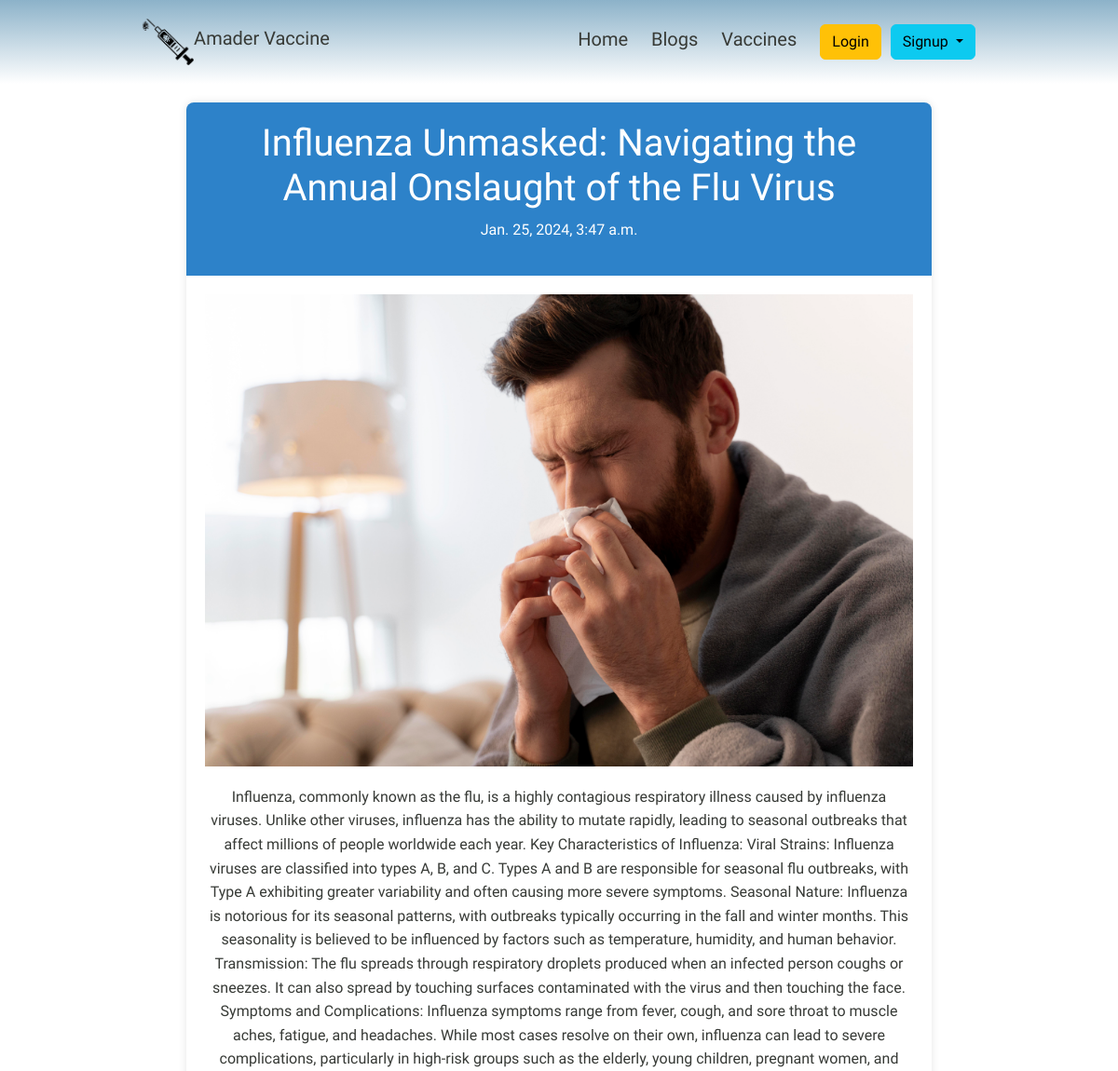
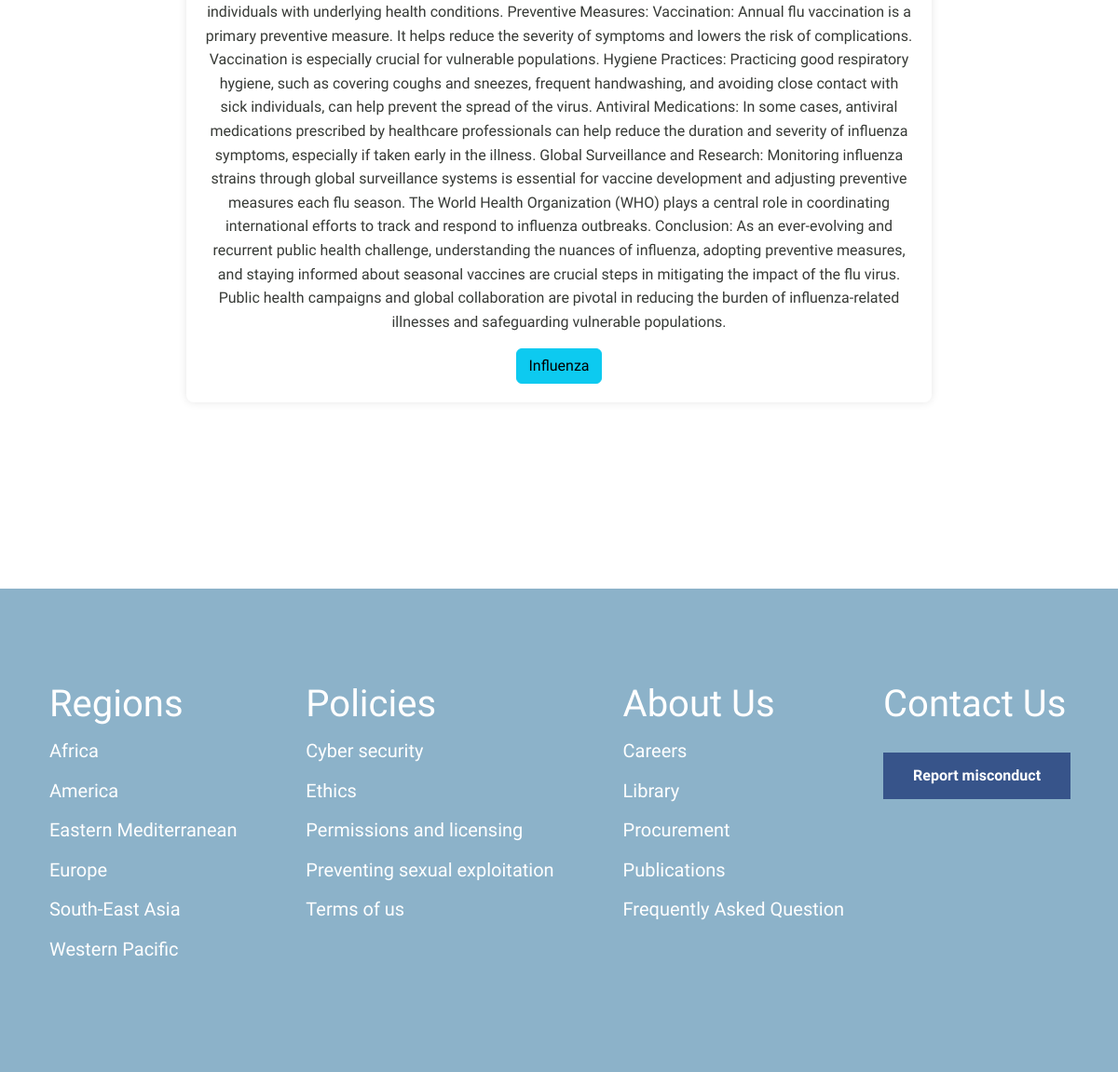
Screenshot of /blog/details/5 with the database file from the repository (2 pictures, top to bottom).
### Blog/models.py (models this page shows, shortened)
class Posts(models.Model):
    title = models.CharField(max_length=200)
    content = models.TextField()
    category = models.ManyToManyField(Category)
    author = models.ForeignKey(AccountModel,on_delete=models.CASCADE)
    date =models.DateTimeField(auto_now_add=True)
    image = models.ImageField(upload_to='Post/uploads/')

class Category(models.Model):
    type = models.CharField(max_length=20)
    slug = models.SlugField(max_length=100,unique=True, null=True, blank=True)

### Blog/views.py (the view)
# urls.py: path('details/<int:id>',views.post_details,name='post_details'),
def post_details(request,id):
    post = Posts.objects.get(id=id)
    return render(request,'post_details.html',{'post':post})

### Blog/templates/post_details.html
{% extends "base.html" %}
{% load static %}
{% block css %}<link rel='stylesheet' href="{% static 'blog/css/style2.css' %}"> {% endblock css %}
{% block content %}
    <div class="post-container">
        <div class="post-header">
            <h1>{{post.title}}</h1>
            <p>{{post.date}}</p>
        </div>
        <div class="post-content">
            <img src="{{post.image.url}}" alt="Post Image" class="post-image">
            <p>{{post.content}}</p>
            {% for cat in post.category.all %}
      <a  class='btn btn-info' href="#"> {{cat.type}}</a>
        </div>
      {% endfor %}
        </div>
{% endblock content %}

### static/blog/css/style2.css (style rules this page uses)
body { font-family: 'Arial', sans-serif; margin: 0; padding: 0; background-color: #f4f4f4; }
.post-container { max-width: 800px; margin: 20px auto; background-color: #fff; box-shadow: 0 0 10px rgba(0, 0, 0, 0.1); border-radius: 8px; overflow: hidden; }
.post-header { background-color: #2d82c9; color: #fff; padding: 20px; text-align: center; }
.post-content { padding: 20px; line-height: 1.6; text-align: center; }
.post-image { max-width: 100%; height: auto; margin-bottom: 20px; }

### templates/base.html (style rules this page uses)
body { font-family: Work Sans,sans-serif; font-size: 1rem; line-height: 1.625; color: #373a36; }
a { color: #373a36; text-decoration : none ; }

### rows the page displays
Posts: title "Influenza Unmasked: Navigating the Annual Onslaught of the Flu Virus", date "Jan. 25, 2024, 3:47 a.m.", image (picture), content "Influenza, commonly known as the flu, is a highly contagious respiratory illness caused by influenza viruses. Unlike other viruses, influenza has the ability to mutate rapidly, leading to seasonal outbreaks that affect millions of people worldwide each year. Key Characteristics of Influenza: Viral Strains: Influenza viruses are classified into types A, B, and C. Types A and B are responsible for seasonal flu outbreaks, with Type A exhibiting greater variability and often causing more severe symptoms. Seasonal Nature: Influenza is notorious for its seasonal patterns, with outbreaks typically occurring in the fall and winter months. This seasonality is believed to be influenced by factors…"
Category: type "Influenza"
